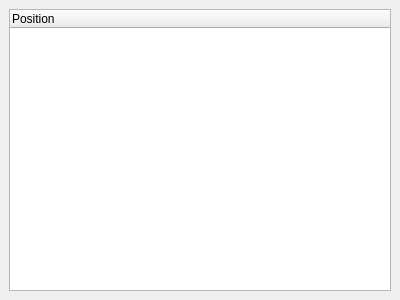
<?xml version="1.0" encoding="UTF-8"?>
<ui version="4.0">
 <class>Q_BSplineSurfClass</class>
 <widget class="QDockWidget" name="Q_BSplineSurfClass">
  <property name="geometry">
   <rect>
    <x>0</x>
    <y>0</y>
    <width>400</width>
    <height>300</height>
   </rect>
  </property>
  <property name="windowTitle">
   <string>BSpline Surfaces</string>
  </property>
  <widget class="QWidget" name="dockWidgetContents">
   <layout class="QGridLayout" name="gridLayout">
    <item row="0" column="0">
     <widget class="QTreeWidget" name="treeWidget">
      <column>
       <property name="text">
        <string>Position</string>
       </property>
      </column>
     </widget>
    </item>
   </layout>
  </widget>
 </widget>
 <resources/>
 <connections/>
</ui>
